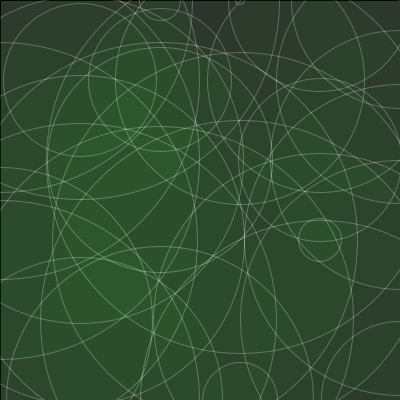
Frame 1 (no input)
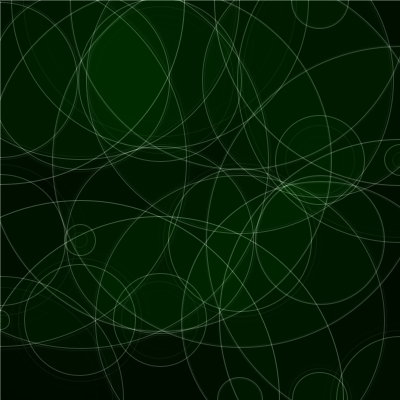
Frame 60 (the mouse pressed at the canvas centre just before this capture)
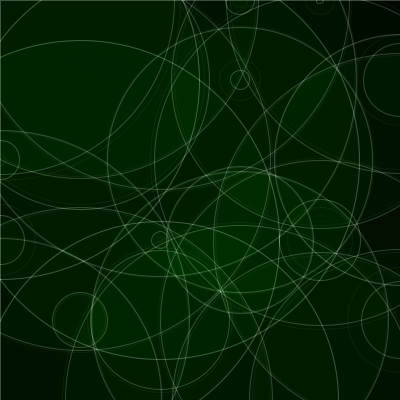
Frame 120 (the mouse held since frame 60 and released just before this capture)

The Processing sketch that drew these frames (run headless with seeded random() and noise(); from frame 60 on, the mouse is pressed at the canvas centre):

// Processing sketch: tworules
// ── tworules.pde
int gridSize = 80;

void setup(){
  size(400,400);
  // fullScreen();
  noiseSeed((long)random(9,424));
  colorMode(RGB, 255, 255, 255, 255);
  // noFill();
  frameRate(60);
}

void draw(){  
  blendMode(BLEND);
  fill(0,0,0,200);
  rect(0,0,width,height);
  blendMode(ADD);
  // for (int i=-20; i<width+40; i=i+int(map(noise(1),0,1,30,50))){
  //   for (int j=0; j<height+40; j=j+int(map(noise(i),0,1,30,50))){
  for (int i=0; i<width+gridSize; i=i+gridSize){
    for (int j=0; j<height+gridSize; j=j+gridSize){
      fill(color(0,10,0,80));
      stroke(color(255,255,255,50));
      circle(i,j,400*sin(noise(i,j,frameCount * 0.01)*TWO_PI));
    }
  }
}
